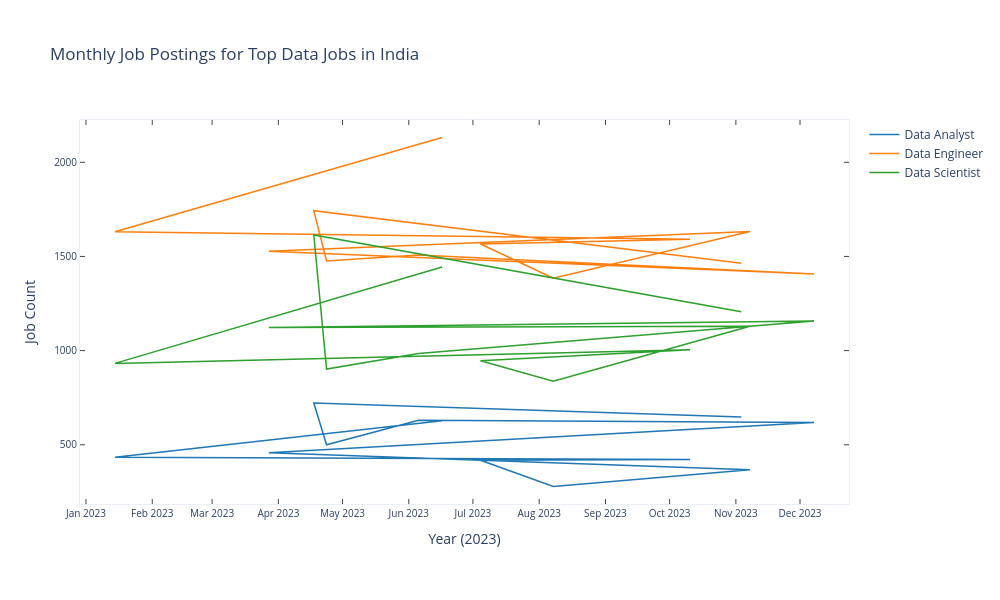

The notebook cell saved with this chart:
### Code cell
# This need to be fixed but the tooltip seem to be fixed
from plotly.tools import mpl_to_plotly
import warnings
import pandas as pd

warnings.filterwarnings("ignore", category=UserWarning)

# FIX: convert pivot index (NOT original df)
df_pivot.index = pd.to_datetime(df['job_posted_date']).head(12)

# Convert matplotlib → plotly
fig_matplotlib = df_pivot[top_3].plot().get_figure()
fig_plotly = mpl_to_plotly(fig_matplotlib)

# FIX: assign correct x-axis
for trace in fig_plotly.data:
    trace.x = df_pivot.index

# Layout improvements
fig_plotly.update_layout(
    xaxis=dict(type="date"),
    title="Monthly Job Postings for Top Data Jobs in India",
    width=1000,
    height=600,
    xaxis_title="Year (2023)",
    yaxis_title="Job Count",
    # Legend formatting
    legend=dict(
    orientation="v",
    x=1.02,
    y=1
    ),
    margin=dict(t=120),
    template="plotly_white"
)

fig_plotly.show()

### Figure 1 — Plotly figure (JSON) as saved in the notebook; plotly's stock layout.template omitted (floating-point values rounded to 4 significant figures)
{"data": [{"line": {"color": "rgba (31, 119, 180, 1)", "dash": "solid", "width": 1.5}, "mode": "lines", "name": "Data Analyst", "type": "scatter", "x": ["2023-06-16T13:44:15.000000", "2023-01-14T13:18:07.000000", "2023-10-10T13:14:55.000000", "2023-07-04T13:01:41.000000", "2023-08-07T14:29:36.000000", "2023-11-07T14:01:59.000000", "2023-03-27T13:18:18.000000", "2023-12-07T13:40:49.000000", "2023-06-05T13:44:34.000000", "2023-04-23T13:02:57.000000", "2023-04-17T13:27:32.000000", "2023-11-03T13:06:51.000000"], "xaxis": "x", "y": [628, 433, 422, 418, 278, 367, 457, 618, 630, 500, 722, 648], "yaxis": "y"}, {"line": {"color": "rgba (255, 127, 14, 1)", "dash": "solid", "width": 1.5}, "mode": "lines", "name": "Data Engineer", "type": "scatter", "x": ["2023-06-16T13:44:15.000000", "2023-01-14T13:18:07.000000", "2023-10-10T13:14:55.000000", "2023-07-04T13:01:41.000000", "2023-08-07T14:29:36.000000", "2023-11-07T14:01:59.000000", "2023-03-27T13:18:18.000000", "2023-12-07T13:40:49.000000", "2023-06-05T13:44:34.000000", "2023-04-23T13:02:57.000000", "2023-04-17T13:27:32.000000", "2023-11-03T13:06:51.000000"], "xaxis": "x", "y": [2132, 1631, 1591, 1566, 1384, 1632, 1528, 1407, 1508, 1476, 1743, 1464], "yaxis": "y"}, {"line": {"color": "rgba (44, 160, 44, 1)", "dash": "solid", "width": 1.5}, "mode": "lines", "name": "Data Scientist", "type": "scatter", "x": ["2023-06-16T13:44:15.000000", "2023-01-14T13:18:07.000000", "2023-10-10T13:14:55.000000", "2023-07-04T13:01:41.000000", "2023-08-07T14:29:36.000000", "2023-11-07T14:01:59.000000", "2023-03-27T13:18:18.000000", "2023-12-07T13:40:49.000000", "2023-06-05T13:44:34.000000", "2023-04-23T13:02:57.000000", "2023-04-17T13:27:32.000000", "2023-11-03T13:06:51.000000"], "xaxis": "x", "y": [1444, 932, 1005, 946, 837, 1129, 1123, 1157, 984, 902, 1614, 1206], "yaxis": "y"}], "layout": {"autosize": false, "height": 600, "hovermode": "closest", "legend": {"orientation": "v", "x": 1.02, "y": 1}, "margin": {"b": 96, "l": 80, "pad": 0, "r": 63, "t": 120}, "showlegend": true, "title": {"text": "Monthly Job Postings for Top Data Jobs in India"}, "width": 1000, "xaxis": {"anchor": "y", "domain": [0, 1], "mirror": "ticks", "nticks": 12, "range": ["2022-12-29 04:52:58.900000", "2023-12-23 22:05:57.100000"], "showgrid": false, "showline": true, "side": "bottom", "tickfont": {"size": 10}, "ticks": "inside", "title": {"text": "Year (2023)"}, "type": "date", "zeroline": false}, "yaxis": {"anchor": "x", "domain": [0, 1], "mirror": "ticks", "nticks": 10, "range": [185.3, 2225.0], "showgrid": false, "showline": true, "side": "left", "tickfont": {"size": 10}, "ticks": "inside", "title": {"text": "Job Count"}, "type": "linear", "zeroline": false}}}
